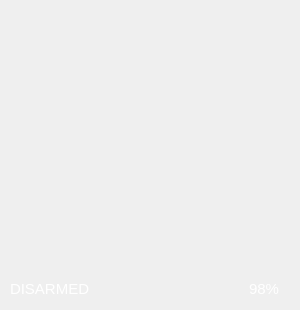
<?xml version="1.0" encoding="UTF-8"?>
<ui version="4.0">
 <class>Form</class>
 <widget class="QWidget" name="Form">
  <property name="geometry">
   <rect>
    <x>0</x>
    <y>0</y>
    <width>300</width>
    <height>310</height>
   </rect>
  </property>
  <property name="windowTitle">
   <string>Form</string>
  </property>
  <widget class="QLabel" name="lb_background">
   <property name="enabled">
    <bool>true</bool>
   </property>
   <property name="geometry">
    <rect>
     <x>0</x>
     <y>0</y>
     <width>300</width>
     <height>310</height>
    </rect>
   </property>
   <property name="text">
    <string/>
   </property>
  </widget>
  <widget class="QLabel" name="lb_centerLine">
   <property name="geometry">
    <rect>
     <x>50</x>
     <y>153</y>
     <width>200</width>
     <height>4</height>
    </rect>
   </property>
   <property name="styleSheet">
    <string notr="true">background-color: rgb(0, 0, 0, 0);</string>
   </property>
   <property name="text">
    <string/>
   </property>
   <property name="alignment">
    <set>Qt::AlignCenter</set>
   </property>
  </widget>
  <widget class="QLabel" name="lb_gpsStatus">
   <property name="geometry">
    <rect>
     <x>295</x>
     <y>330</y>
     <width>71</width>
     <height>41</height>
    </rect>
   </property>
   <property name="font">
    <font>
     <pointsize>-1</pointsize>
    </font>
   </property>
   <property name="styleSheet">
    <string notr="true">color: rgb(255, 255, 255);
font-size: 17px;</string>
   </property>
   <property name="text">
    <string>&lt;html&gt;&lt;head/&gt;&lt;body&gt;&lt;p&gt;&lt;span style=&quot; font-size:12pt; color:#ffffff;&quot;&gt;3D FİX&lt;/span&gt;&lt;/p&gt;&lt;/body&gt;&lt;/html&gt;</string>
   </property>
  </widget>
  <widget class="QLabel" name="lb_connectionBar">
   <property name="geometry">
    <rect>
     <x>229</x>
     <y>282</y>
     <width>15</width>
     <height>15</height>
    </rect>
   </property>
   <property name="styleSheet">
    <string notr="true">background-color: rgb(255, 255, 255, 0);</string>
   </property>
   <property name="text">
    <string/>
   </property>
   <property name="pixmap">
    <pixmap resource="../../Pictures/bbbbb/icon.qrc">:/hud/icons/high_connection.png</pixmap>
   </property>
   <property name="scaledContents">
    <bool>true</bool>
   </property>
  </widget>
  <widget class="QLabel" name="lb_connectionText">
   <property name="geometry">
    <rect>
     <x>249</x>
     <y>281</y>
     <width>41</width>
     <height>16</height>
    </rect>
   </property>
   <property name="font">
    <font>
     <family>Ubuntu</family>
     <pointsize>11</pointsize>
     <weight>50</weight>
     <bold>false</bold>
    </font>
   </property>
   <property name="styleSheet">
    <string notr="true">color: white;
background-color: rgba(0, 0, 0, 0);</string>
   </property>
   <property name="text">
    <string>98%</string>
   </property>
  </widget>
  <widget class="QLabel" name="lb_indicatorRoll">
   <property name="geometry">
    <rect>
     <x>10</x>
     <y>9</y>
     <width>280</width>
     <height>291</height>
    </rect>
   </property>
   <property name="styleSheet">
    <string notr="true">background-color: rgb(0, 0, 0, 0);</string>
   </property>
   <property name="text">
    <string/>
   </property>
   <property name="pixmap">
    <pixmap resource="../../Pictures/bbbbb/icon.qrc">:/hud/icons/roll_bar.png</pixmap>
   </property>
   <property name="scaledContents">
    <bool>true</bool>
   </property>
  </widget>
  <widget class="QLabel" name="lb_rollPointer">
   <property name="geometry">
    <rect>
     <x>140</x>
     <y>34</y>
     <width>20</width>
     <height>20</height>
    </rect>
   </property>
   <property name="styleSheet">
    <string notr="true">background-color: rgb(0, 0, 0, 0);</string>
   </property>
   <property name="text">
    <string/>
   </property>
   <property name="pixmap">
    <pixmap resource="../../Pictures/bbbbb/icon.qrc">:/hud/icons/yaw_tick.png</pixmap>
   </property>
   <property name="scaledContents">
    <bool>true</bool>
   </property>
  </widget>
  <widget class="QFrame" name="frame">
   <property name="geometry">
    <rect>
     <x>105</x>
     <y>65</y>
     <width>90</width>
     <height>221</height>
    </rect>
   </property>
   <property name="styleSheet">
    <string notr="true">background-color: rgba(0, 0, 0, 0)</string>
   </property>
   <property name="frameShape">
    <enum>QFrame::StyledPanel</enum>
   </property>
   <property name="frameShadow">
    <enum>QFrame::Raised</enum>
   </property>
   <widget class="QLabel" name="lb_pitch">
    <property name="geometry">
     <rect>
      <x>-1</x>
      <y>-295</y>
      <width>91</width>
      <height>771</height>
     </rect>
    </property>
    <property name="styleSheet">
     <string notr="true">background-color: rgba(0, 0, 0, 0)</string>
    </property>
    <property name="text">
     <string/>
    </property>
    <property name="pixmap">
     <pixmap resource="../../Pictures/bbbbb/icon.qrc">:/hud/icons/pitch_bar.png</pixmap>
    </property>
    <property name="scaledContents">
     <bool>true</bool>
    </property>
   </widget>
  </widget>
  <widget class="QLabel" name="lb_armStatus">
   <property name="geometry">
    <rect>
     <x>10</x>
     <y>281</y>
     <width>91</width>
     <height>16</height>
    </rect>
   </property>
   <property name="font">
    <font>
     <family>Ubuntu</family>
     <pointsize>11</pointsize>
     <weight>50</weight>
     <bold>false</bold>
    </font>
   </property>
   <property name="styleSheet">
    <string notr="true">color: white;
background-color: rgba(0, 0, 0, 0);</string>
   </property>
   <property name="text">
    <string>DISARMED</string>
   </property>
  </widget>
  <zorder>lb_background</zorder>
  <zorder>lb_gpsStatus</zorder>
  <zorder>lb_indicatorRoll</zorder>
  <zorder>lb_rollPointer</zorder>
  <zorder>frame</zorder>
  <zorder>lb_centerLine</zorder>
  <zorder>lb_connectionText</zorder>
  <zorder>lb_connectionBar</zorder>
  <zorder>lb_armStatus</zorder>
 </widget>
 <resources>
  <include location="../../Pictures/bbbbb/icon.qrc"/>
 </resources>
 <connections/>
</ui>
